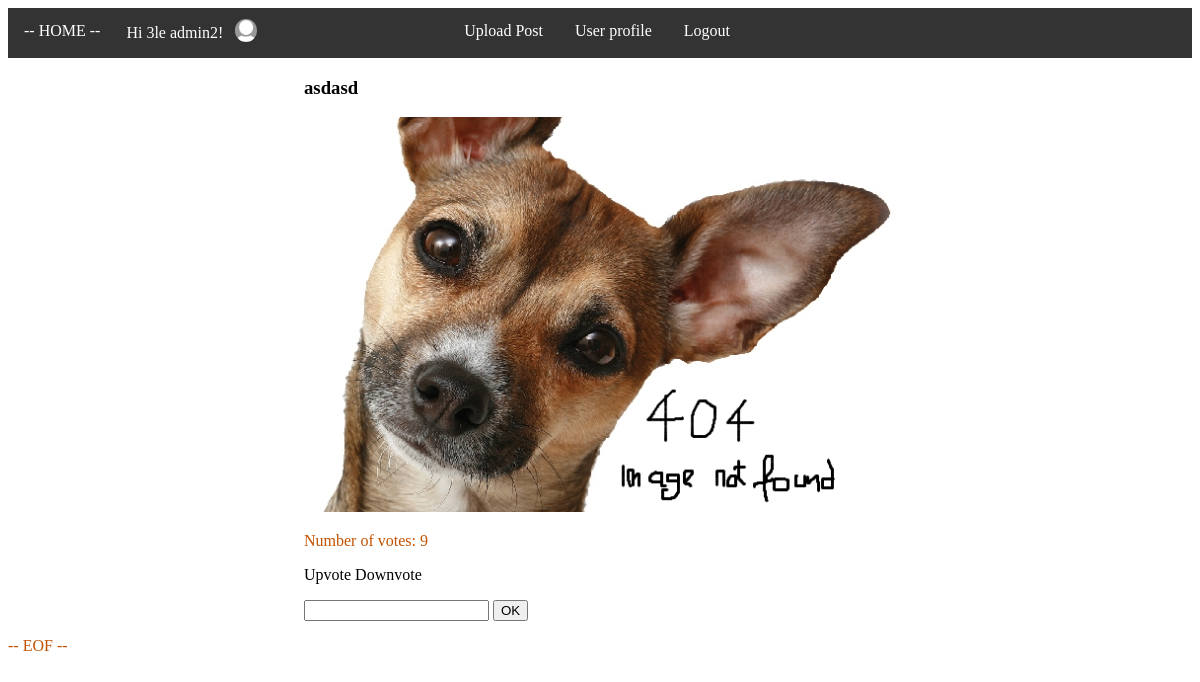
/2/ (signed in), run on an earlier commit of the app's database.
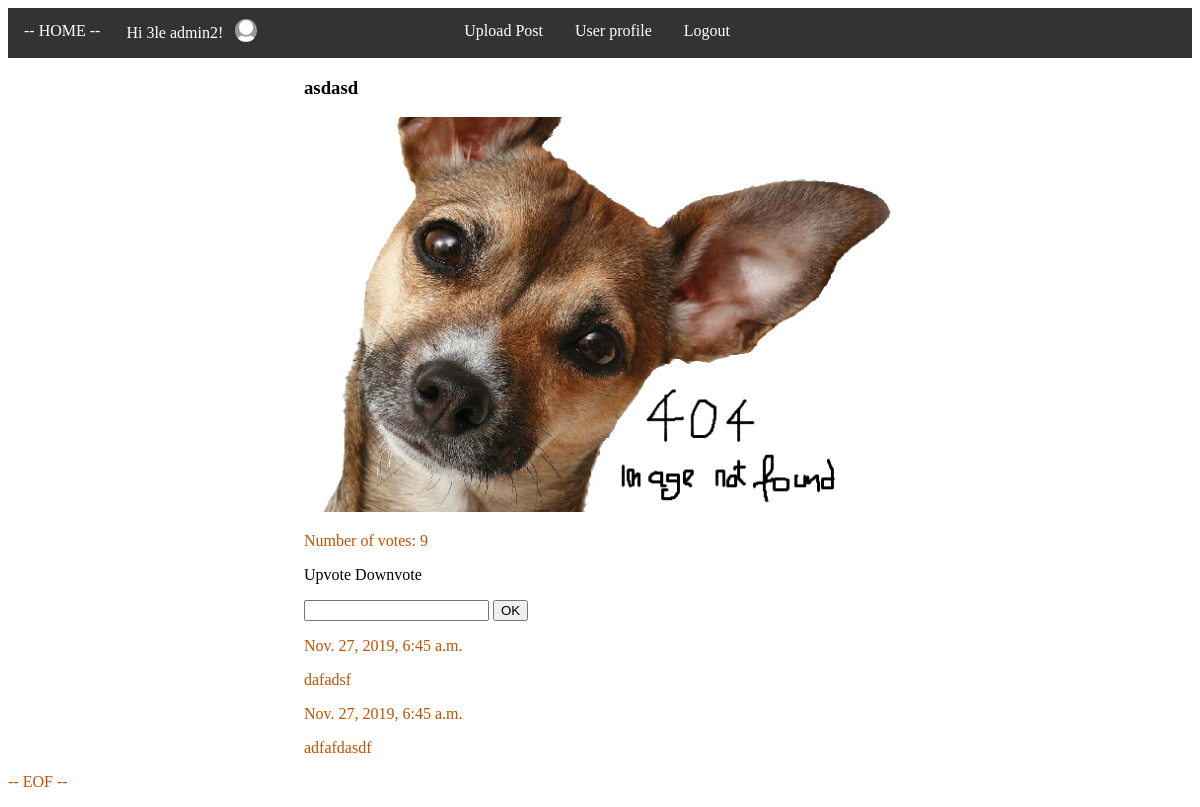
And on a later commit of the database.
### apps/models.py (models this page shows)
class Comment(models.Model):
    content = models.TextField(max_length=100)
    creation_date = models.DateTimeField(auto_now_add=True)
    related_post = models.ForeignKey(Post, on_delete=models.CASCADE)
    comment_owner = models.ForeignKey(User,
        on_delete=models.CASCADE,
        null=True,
        blank=True)

### apps/views.py (the view, shortened to what this page needs)
# urls.py: path('<int:pk>/', views.PostView.as_view(), name="detail"),
class PostView(DetailView):
    model = Post
    context_object_name = 'post'
    template_name = 'postdetail.html'
    def get_context_data(self, **kwargs):
        context = super().get_context_data(**kwargs)
        currentpost = get_object_or_404(Post, pk=self.kwargs['pk'])
        context['comment_list'] = Comment.objects.filter(related_post=currentpost)
        return context

### templates/postdetail.html (shortened to what this page needs)
{% extends 'base.html' %}
{% block content %}
    <ul>
    <li><a href="{% url 'apps:home' %}"> -- HOME -- </a></li>
    {% if user.is_authenticated %}
        <li> <p id="greeting"> Hi {{ user.profile.nickname }}! </p> </li>
        <li>
        {% if user.profile.photo %}
            <img class="profile" src="{{ user.profile.photo.url }}" alt="Profile picture">
        {% else %}
            <img class="profile" src="/media/images/default.png" alt="Default profile picture">
        {% endif %}
        </li>
        <li><a href="{% url 'apps:upload' %}" >Upload Post</a></li>
        <li><a href="{% url 'accounts:userdetail' user.id %}">User profile</a></li>
        <li><a href="{% url 'logout' %}">Logout</a></li>
    {% else %}
        <li><p>You are not logged in</p></li>
        <li><a href="{% url 'login' %}">Login</a></li>
    {% endif %}
    </ul>
    <div class="center">
        <h3>{{ post.title }}</h3>
        <img class="post" src="{{ post.content.url }}" alt="Post image failed to load">
        <p>Number of votes: {{post.votes}}<p>
        <a href="{% url 'apps:upvoteD' post.id %}" class="button">Upvote</a>
        <a href="{% url 'apps:downvoteD' post.id %}" class="button">Downvote</a>
        <form action="{% url 'apps:comment' post.id %}" method="post">
            <input type="text" name="com"/>
            <input type="submit" value="OK">
        </form>
        {% for comment in comment_list %}
            <p>{{ comment.creation_date }}</p>
            <p>{{ comment.content }}</p>
        {% endfor %}
    </div>
{% endblock %}

What changed in the data, as far as the page shows it:
added Comment: creation_date "Nov. 27, 2019, 6:45 a.m.", content "dafadsf"
added Comment: creation_date "Nov. 27, 2019, 6:45 a.m.", content "adfafdasdf"
